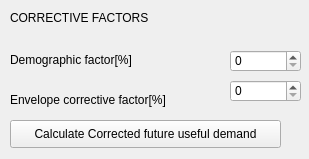
          <widget class="QWidget" name="scrollAreaWidgetContents">
           <property name="geometry">
            <rect>
             <x>0</x>
             <y>0</y>
             <width>309</width>
             <height>159</height>
            </rect>
           </property>
           <widget class="QLabel" name="label">
            <property name="geometry">
             <rect>
              <x>10</x>
              <y>10</y>
              <width>171</width>
              <height>16</height>
             </rect>
            </property>
            <property name="text">
             <string>CORRECTIVE FACTORS</string>
            </property>
           </widget>
           <widget class="QLabel" name="label_2">
            <property name="geometry">
             <rect>
              <x>10</x>
              <y>50</y>
              <width>161</width>
              <height>21</height>
             </rect>
            </property>
            <property name="text">
             <string>&lt;html&gt;&lt;head/&gt;&lt;body&gt;&lt;p&gt;&lt;span style=&quot; font-size:9pt;&quot;&gt;Demographic factor[%]&lt;/span&gt;&lt;/p&gt;&lt;/body&gt;&lt;/html&gt;</string>
            </property>
           </widget>
           <widget class="QLabel" name="label_3">
            <property name="geometry">
             <rect>
              <x>10</x>
              <y>90</y>
              <width>201</width>
              <height>20</height>
             </rect>
            </property>
            <property name="text">
             <string>&lt;html&gt;&lt;head/&gt;&lt;body&gt;&lt;p&gt;&lt;span style=&quot; font-size:9pt;&quot;&gt;Envelope corrective factor[%]&lt;/span&gt;&lt;/p&gt;&lt;/body&gt;&lt;/html&gt;</string>
            </property>
           </widget>
           <widget class="QPushButton" name="calculate_dhw">
            <property name="geometry">
             <rect>
              <x>10</x>
              <y>120</y>
              <width>271</width>
              <height>28</height>
             </rect>
            </property>
            <property name="text">
             <string>Calculate Corrected future useful demand</string>
            </property>
           </widget>
           <widget class="QSpinBox" name="demoFactor_dhw">
            <property name="geometry">
             <rect>
              <x>230</x>
              <y>50</y>
              <width>71</width>
              <height>22</height>
             </rect>
            </property>
            <property name="maximum">
             <number>100</number>
            </property>
           </widget>
           <widget class="QSpinBox" name="envelope_dhw">
            <property name="geometry">
             <rect>
              <x>230</x>
              <y>80</y>
              <width>71</width>
              <height>22</height>
             </rect>
            </property>
            <property name="maximum">
             <number>100</number>
            </property>
           </widget>
          </widget>
